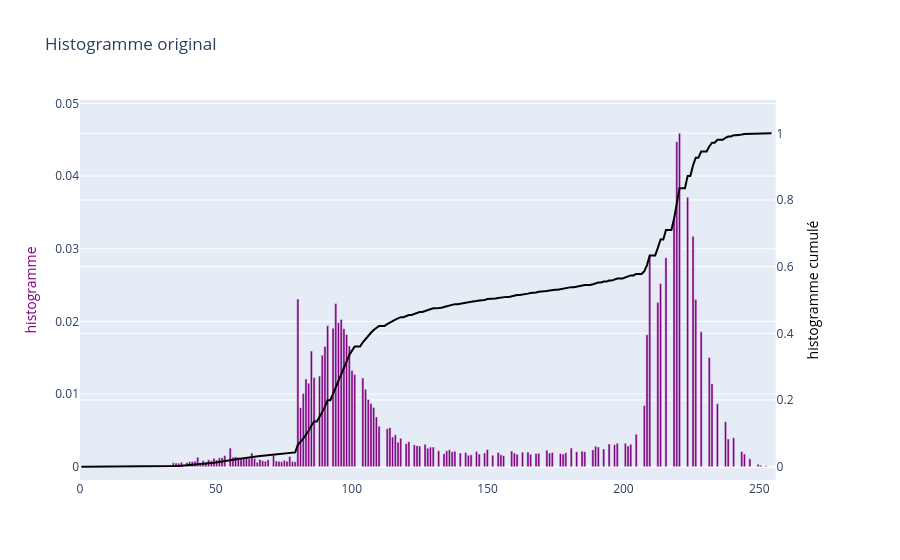

Notebook source saved alongside this figure:
### Code cell
# 3. Histogramme normalisé et cumulé
H, bin_edges = np.histogram(im, bins=256, range=[0, 255])
H_norm = H / im.size  # Normalisation
Hc = np.cumsum(H_norm)  # Histogramme cumulé 

# Affichage 
centers = (bin_edges[:-1] + bin_edges[1:]) / 2
tsi.plotHistograms(centers, H_norm, Hc, title="Histogramme original")

### Figure 1 — Plotly figure (JSON) as saved in the notebook; plotly's stock layout.template omitted (floating-point values rounded to 4 significant figures; data arrays with more than 128 entries replaced by an {"elided": "..."} marker saying what was removed)
{"data": [{"hovertemplate": "x=%{x}<br>y=%{y}<extra></extra>", "legendgroup": "", "marker": {"color": "purple", "pattern": {"shape": ""}}, "name": "", "orientation": "v", "showlegend": false, "textposition": "auto", "type": "bar", "x": {"elided": "256 float values"}, "xaxis": "x", "y": {"elided": "256 float values"}, "yaxis": "y"}, {"hovertemplate": "x=%{x}<br>y=%{y}<extra></extra>", "legendgroup": "", "line": {"color": "#000000", "dash": "solid"}, "marker": {"symbol": "circle"}, "mode": "lines", "name": "", "orientation": "v", "showlegend": false, "type": "scatter", "x": {"elided": "256 float values"}, "xaxis": "x", "y": {"elided": "256 float values"}, "yaxis": "y2"}], "layout": {"title": {"text": "Histogramme original"}, "xaxis": {"anchor": "y", "domain": [0, 0.94], "range": [0, 256]}, "yaxis": {"anchor": "x", "domain": [0, 1], "range": [-0.001836, 0.05048], "title": {"font": {"color": "purple"}, "text": "histogramme"}}, "yaxis2": {"anchor": "x", "overlaying": "y", "range": [-0.04, 1.1], "side": "right", "title": {"font": {"color": "#000000"}, "text": "histogramme cumulé"}}}}
